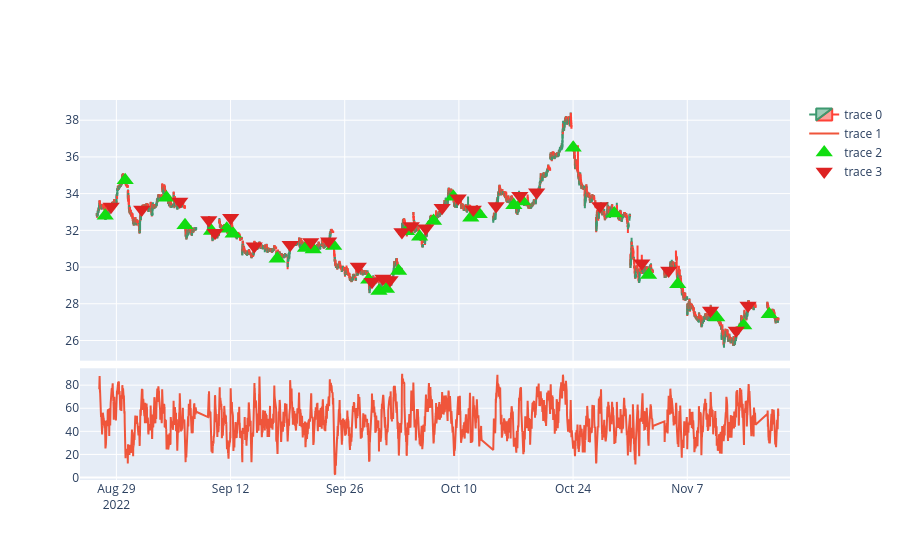

Write notebook code for a chart like this one.
### Code cell
import plotly.graph_objects as go
from plotly.subplots import make_subplots

fig = make_subplots(rows=2, cols=1, row_heights=[0.7, 0.3], vertical_spacing=0.02, shared_xaxes=True)

fig.add_trace(go.Candlestick(x=df.index,
                open=df['open'],
                high=df['high'],
                low=df['low'],
                close=df['close']), row=1, col=1)

fig.add_trace(go.Scatter(x=df.index,
                y=df['rsi']), row=2, col=1)

fig.add_trace(go.Scatter(x=df_buys.index,y=df_buys['price'], marker_color='#11dd11',  marker_size=15,
                 mode="markers", marker_symbol= 'triangle-up'), row=1, col=1)
fig.add_trace(go.Scatter(x=df_sells.index,y=df_sells['price'], marker_color='#dd2222',  marker_size=15,
                 mode="markers", marker_symbol= 'triangle-down'), row=1, col=1)

fig.update_xaxes(rangebreaks=[
        dict(bounds=[18, 10], pattern="hour"), #hide hours outside of 9am-5pm
        dict(bounds=["sat", "mon"]), #hide weekends
    ])
fig.update_layout(xaxis_rangeslider_visible=False, height=800)
fig.show()

### Figure 1 — Plotly figure (JSON) as saved in the notebook; plotly's stock layout.template omitted (floating-point values rounded to 4 significant figures; data arrays with more than 128 entries replaced by an {"elided": "..."} marker saying what was removed)
{"data": [{"close": {"elided": "5000 float values"}, "high": {"elided": "5000 float values"}, "low": {"elided": "5000 float values"}, "open": {"elided": "5000 float values"}, "type": "candlestick", "x": {"elided": "5000 str values"}, "xaxis": "x", "yaxis": "y"}, {"type": "scatter", "x": {"elided": "5000 str values"}, "xaxis": "x2", "y": {"elided": "5000 float values"}, "yaxis": "y2"}, {"marker": {"color": "#11dd11", "size": 15, "symbol": "triangle-up"}, "mode": "markers", "type": "scatter", "x": ["2022-08-26T10:10:00", "2022-08-29T16:10:00", "2022-09-02T13:10:00", "2022-09-06T10:05:00", "2022-09-08T12:40:00", "2022-09-09T15:20:00", "2022-09-12T11:50:00", "2022-09-16T10:40:00", "2022-09-20T14:30:00", "2022-09-21T11:55:00", "2022-09-23T10:15:00", "2022-09-28T10:50:00", "2022-09-29T10:00:00", "2022-09-29T15:15:00", "2022-09-30T15:45:00", "2022-10-03T13:20:00", "2022-10-04T14:30:00", "2022-10-05T16:15:00", "2022-10-07T14:05:00", "2022-10-11T10:20:00", "2022-10-11T16:15:00", "2022-10-14T16:30:00", "2022-10-17T14:40:00", "2022-10-24T10:05:00", "2022-10-27T14:55:00", "2022-11-01T14:55:00", "2022-11-04T11:20:00", "2022-11-09T14:40:00", "2022-11-11T17:35:00", "2022-11-16T11:25:00"], "xaxis": "x", "y": [32.8, 34.73, 33.78, 32.28, 31.97, 32.08, 31.82, 30.45, 31.04, 30.96, 31.15, 29.31, 28.7, 28.81, 29.79, 31.95, 31.65, 32.51, 33.83, 32.69, 32.87, 33.37, 33.57, 36.5, 32.92, 29.57, 29.07, 27.25, 26.81, 27.43], "yaxis": "y"}, {"marker": {"color": "#dd2222", "size": 15, "symbol": "triangle-down"}, "mode": "markers", "type": "scatter", "x": ["2022-08-26T14:20:00", "2022-08-31T11:45:00", "2022-09-05T14:25:00", "2022-09-08T10:45:00", "2022-09-08T15:05:00", "2022-09-12T10:05:00", "2022-09-14T10:35:00", "2022-09-19T11:45:00", "2022-09-21T10:10:00", "2022-09-22T14:45:00", "2022-09-27T11:30:00", "2022-09-28T13:05:00", "2022-09-29T12:45:00", "2022-09-29T17:45:00", "2022-10-03T10:05:00", "2022-10-03T16:40:00", "2022-10-05T10:50:00", "2022-10-06T14:15:00", "2022-10-07T17:30:00", "2022-10-11T12:05:00", "2022-10-13T12:05:00", "2022-10-17T12:40:00", "2022-10-18T16:30:00", "2022-10-26T12:45:00", "2022-11-01T10:10:00", "2022-11-03T13:00:00", "2022-11-09T10:20:00", "2022-11-11T12:20:00", "2022-11-14T12:35:00"], "xaxis": "x", "y": [33.3, 33.14, 33.57, 32.57, 31.87, 32.69, 31.14, 31.21, 31.37, 31.41, 30.03, 29.2, 29.37, 29.3, 31.91, 32.23, 32.12, 33.23, 33.75, 33.14, 33.32, 33.88, 34.07, 33.33, 30.21, 29.81, 27.63, 26.55, 27.9], "yaxis": "y"}], "layout": {"autosize": true, "xaxis": {"anchor": "y", "autorange": true, "domain": [0, 1], "matches": "x2", "range": ["2022-08-25 03:31:45.745", "2022-11-17 18:03:14.255"], "rangebreaks": [{"bounds": [18, 10], "pattern": "hour"}, {"bounds": ["sat", "mon"]}], "rangeslider": {"visible": false, "yaxis": {}}, "showticklabels": false, "type": "date"}, "xaxis2": {"anchor": "y2", "autorange": true, "domain": [0, 1], "range": ["2022-08-25 03:31:45.745", "2022-11-17 18:03:14.255"], "rangebreaks": [{"bounds": [18, 10], "pattern": "hour"}, {"bounds": ["sat", "mon"]}], "type": "date"}, "yaxis": {"anchor": "x", "autorange": true, "domain": [0.314, 1], "range": [24.9, 39.1], "type": "linear"}, "yaxis2": {"anchor": "x2", "autorange": true, "domain": [0, 0.294], "range": [-2.163, 94.62], "type": "linear"}}}
